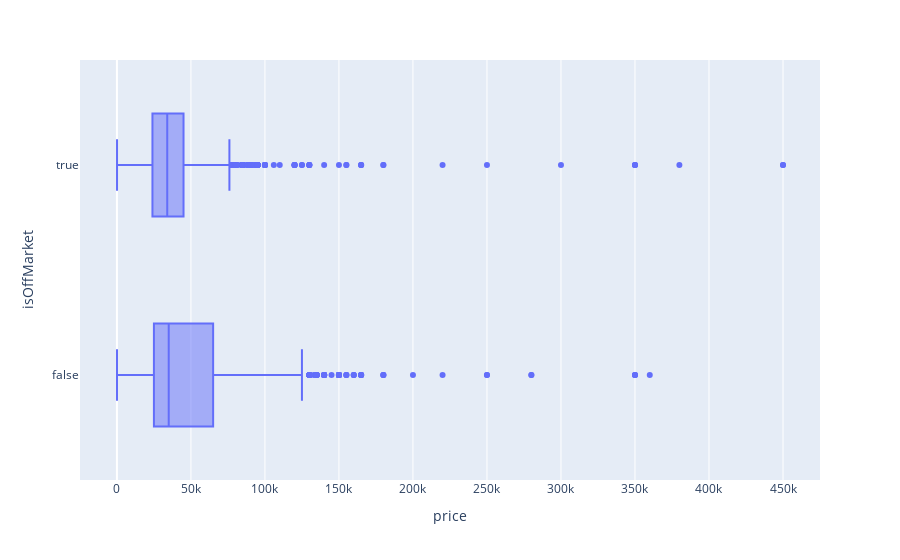

Notebook source saved alongside this figure:
### Markdown cell above
## is there a price diffrent on rented and unrented apartemnt

### Code cell
fig = px.box(df, 'price' ,'isOffMarket' )
fig.show()

### Figure 1 — Plotly figure (JSON) as saved in the notebook; plotly's stock layout.template omitted (floating-point values rounded to 4 significant figures; data arrays with more than 128 entries replaced by an {"elided": "..."} marker saying what was removed)
{"data": [{"alignmentgroup": "True", "hovertemplate": "price=%{x}<br>isOffMarket=%{y}<extra></extra>", "legendgroup": "", "marker": {"color": "#636efa"}, "name": "", "notched": false, "offsetgroup": "", "orientation": "h", "showlegend": false, "type": "box", "x": {"elided": "6762 int values"}, "x0": " ", "xaxis": "x", "y": {"elided": "6762 bool values"}, "y0": " ", "yaxis": "y"}], "layout": {"boxmode": "group", "legend": {"tracegroupgap": 0}, "margin": {"t": 60}, "xaxis": {"anchor": "y", "domain": [0, 1], "title": {"text": "price"}}, "yaxis": {"anchor": "x", "domain": [0, 1], "title": {"text": "isOffMarket"}}}}
